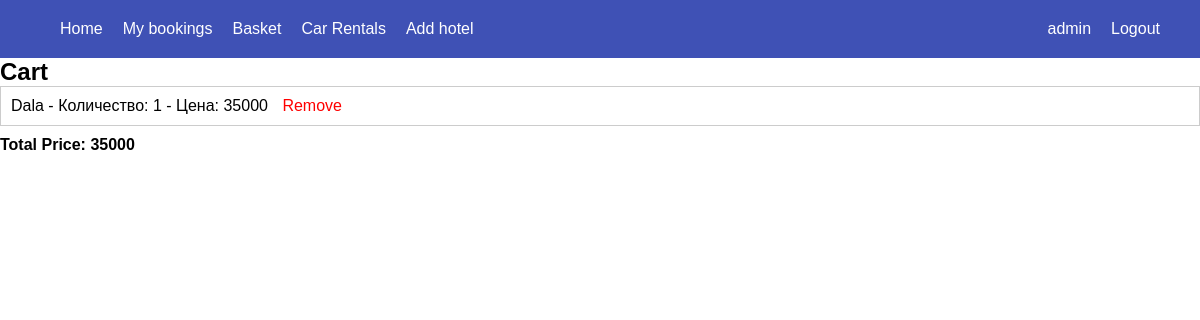
The app's page /cart/ (signed in) with its own data.
### app/models.py (models this page shows, shortened)
class CartItem(models.Model):
    cart = models.ForeignKey(Cart, on_delete=models.CASCADE, related_name='cart_items')
    hotel = models.ForeignKey(Hotel, on_delete=models.CASCADE)
    quantity = models.PositiveIntegerField(default=1)
    def get_total_price(self):
        return self.hotel.price * self.quantity

class Hotel(models.Model):
		name = models.CharField(max_length=100)
		city = models.ForeignKey(City, on_delete=models.CASCADE)
		address=models.CharField(max_length=100)
		price = models.DecimalField(max_digits=8, decimal_places=0)
		description = models.TextField(max_length=180)
		phone = models.CharField(max_length=20)
		image = models.ImageField(upload_to='shoes/')
		rating = models.DecimalField(max_digits=3, decimal_places=2)
		created_at = models.DateTimeField(auto_now_add=True)
		id=models.AutoField(primary_key=True)
		bookings = models.ManyToManyField(User, through='Booking')

class Cart(models.Model):
    user = models.ForeignKey(User, on_delete=models.CASCADE)
    items = models.ManyToManyField(Hotel, through='CartItem')
    def get_total_price(self):
        return sum(item.get_total_price() for item in self.cart_items.all())

### app/views.py (the view)
# urls.py: path('cart/', views.cart, name='cart'),
@login_required
def cart(request):
    cart = Cart.objects.get(user=request.user)
    context = {'cart': cart}
    return render(request, 'basket.html', context)

### templates/basket.html (shortened to what this page needs)
<div class="header">
  <nav>
    <ul>
      <li><a href="{% url '' %}">Home</a></li>
      <li><a href="{% url 'booking_list' %}">My bookings</a></li>
      <li><a href="{% url 'cart' %}">Basket</a></li>
      <li><a href="#">Car Rentals</a></li>
      <li><a href="{% url 'add_hotel' %}">Add hotel</a></li>
    </ul>
  </nav>
  <nav>
    <ul>
      {% if user.is_authenticated %}
      <li><a href="{% url 'profile' %}">{{ request.user }}</a></li>
      <li><a href="{% url 'logout' %}">Logout</a></li>
      {% else %}
      <li><a href="{% url 'signin' %}">Sign in</a></li>
      {% endif %}
    </ul>
  </nav>
</div>
<h2>Cart</h2>
<div class="content">
  <ul>
    {% for cart_item in cart.cart_items.all %}
    <li>
      {{ cart_item.hotel.name }} - Количество: {{ cart_item.quantity }} - Цена:
      {{cart_item.hotel.price }}
      <a href="{% url 'remove_from_cart' cart_item.hotel.id %}">Remove</a>
    </li>
    {% empty %}
    <li>No items in the cart.</li>
    {% endfor %}
  </ul>
  <p>Total Price: {{ cart.get_total_price }}</p>
</div>

### templates/basket.html (style rules this page uses)
* { padding: 0; margin: 0; font-family: Arial, sans-serif; }
.header { background-color: #3f51b5; color: #ffffff; display: flex; justify-content: space-between; align-items: center; padding: 20px 40px; }
.header nav ul { display: flex; margin: 0; padding: 0; list-style: none; }
.header nav li { margin-left: 20px; }
.header nav a { color: #ffffff; text-decoration: none; font-size: 16px; transition: color 0.3s ease; }
.content ul { list-style-type: none; padding: 0; }
.content li { margin-bottom: 10px; padding: 10px; border: 1px solid #ccc; }
.content li a { color: #ff0000; text-decoration: none; margin-left: 10px; }
.content p { font-weight: bold; }

### records on screen
CartItem: hotel.name "Dala", quantity "1", hotel.price "35000"
Cart: get_total_price "35000"

### other values on screen
{{ request.user }} "admin"
